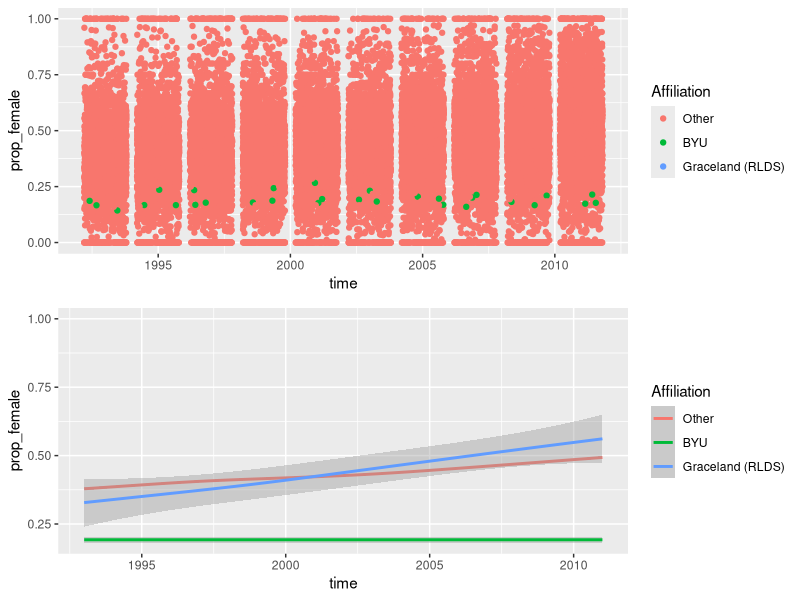

R code for this plot:
#Dev R 3.3.0 "Supposedly Educational"
#Bryce Bartlett

#@@@
#preliminaries
#@@@

library('ggplot2')
library('gridExtra')

#@@@@@@@@@@
#Read Data
#Data from IPEDS
#https://nces.ed.gov/ipeds/datacenter/Data.aspx
#downloaded 9/17/2016 -- all employees engaged in teaching by female and total
#no idea what imputation status flag means
#@@@@@@@@@@@

dat = read.csv("Data_9-17-2016.csv")
dat = dat[,1:ncol(dat)-1] #wierd "X" variable that appears useless

#@@@@@@@@@@
#Make data useful
#@@@@@@@@@@

#helper functions

pcol = function(df,pattern){
  #helper funciton that looks for string based on regex pattern
  #this will return a list of columns based on the *name* of the column  
  
  col = grepl(pattern,colnames(df),ignore.case=TRUE,perl=TRUE)
  return(df[,col])
}

#dunno what imputation status is; drop
dat = pcol(dat,'^(?!Imputation).*$')

fe=pcol(dat,'instnm|total.women')
t=pcol(dat,'^(?!Grand.total.women).*$')

#rename top variables to include only year
colnames(fe)[2:ncol(fe)] = 
  paste0('fe.',
         na.omit(as.numeric(unlist(strsplit(colnames(fe[2:ncol(fe)]),"[^0-9]+"))))
         )
fe=reshape(fe,direction='long',varying=2:11)

colnames(t)[2:ncol(t)] = 
  paste0('tot.',
    na.omit(as.numeric(unlist(strsplit(colnames(t[2:ncol(t)]),"[^0-9]+"))))
    )
t=reshape(t,direction='long',varying=2:11)

dat=merge(fe,t,by=c('id','instnm','time'));rm(t,fe)
dat$prop_female=dat$fe/dat$tot

#generate plots by year
byus=grepl('Brigham',dat$instnm,ignore.case=TRUE)
grace=grepl('Graceland',dat$instnm,ignore.case=TRUE)
dat$Affiliation=0
dat$Affiliation[byus]=1
dat$Affiliation[grace]=2
dat$Affiliation = factor(dat$Affiliation,
                         levels=c(0,1,2),
                         labels=c('Other','BYU','Graceland (RLDS)')) #for plotting



j= ggplot(dat, aes(x = time, y=prop_female,col=Affiliation)) + geom_jitter()
l= ggplot(dat, aes(x=time,y=prop_female)) + expand_limits(y=1) + stat_smooth(aes(col = Affiliation)) 

png('plot.png')
  grid.arrange(j,l,nrow=2)
dev.off()
  
#print # of schools and those with missing values
length(unique(dat$id))
length(unique(dat[complete.cases(dat),]$id))

write.csv(dat,'bjb_clean.csv')

